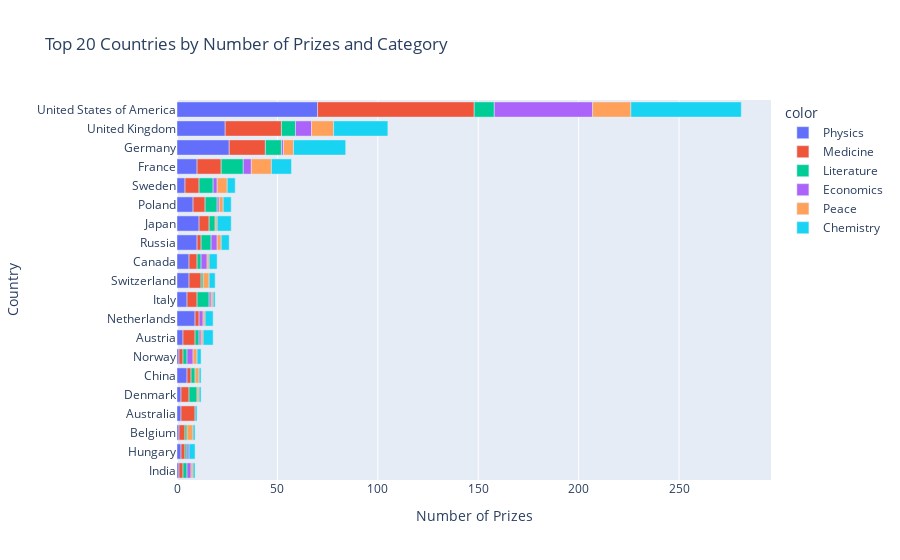

Notebook code for this chart:
### Code cell
merged_df = pd.merge(cat_country, top20_countries, on='birth_country_current')
# change column names
merged_df.columns = ['birth_country_current', 'category', 'cat_prize', 'total_prize'] 
merged_df.sort_values(by='total_prize', inplace=True)
cat_cntry_bar = px.bar(x=merged_df.cat_prize,
                       y=merged_df.birth_country_current,
                       color=merged_df.category,
                       orientation='h',
                       title='Top 20 Countries by Number of Prizes and Category')

cat_cntry_bar.update_layout(xaxis_title='Number of Prizes', 
                            yaxis_title='Country')
cat_cntry_bar.show()

### Figure 1 — Plotly figure (JSON) as saved in the notebook; plotly's stock layout.template omitted (floating-point values rounded to 4 significant figures)
{"data": [{"hovertemplate": "color=Physics<br>x=%{x}<br>y=%{y}<extra></extra>", "legendgroup": "Physics", "marker": {"color": "#636efa", "pattern": {"shape": ""}}, "name": "Physics", "orientation": "h", "showlegend": true, "textposition": "auto", "type": "bar", "x": [1, 2, 1, 2, 2, 5, 1, 3, 9, 5, 6, 6, 10, 11, 8, 4, 10, 26, 24, 70], "xaxis": "x", "y": ["India", "Hungary", "Belgium", "Australia", "Denmark", "China", "Norway", "Austria", "Netherlands", "Italy", "Switzerland", "Canada", "Russia", "Japan", "Poland", "Sweden", "France", "Germany", "United Kingdom", "United States of America"], "yaxis": "y"}, {"hovertemplate": "color=Medicine<br>x=%{x}<br>y=%{y}<extra></extra>", "legendgroup": "Medicine", "marker": {"color": "#EF553B", "pattern": {"shape": ""}}, "name": "Medicine", "orientation": "h", "showlegend": true, "textposition": "auto", "type": "bar", "x": [2, 2, 3, 7, 4, 2, 2, 2, 6, 5, 6, 4, 2, 5, 6, 7, 12, 18, 28, 78], "xaxis": "x", "y": ["Hungary", "India", "Belgium", "Australia", "Denmark", "China", "Norway", "Netherlands", "Austria", "Italy", "Switzerland", "Canada", "Russia", "Japan", "Poland", "Sweden", "France", "Germany", "United Kingdom", "United States of America"], "yaxis": "y"}, {"hovertemplate": "color=Literature<br>x=%{x}<br>y=%{y}<extra></extra>", "legendgroup": "Literature", "marker": {"color": "#00cc96", "pattern": {"shape": ""}}, "name": "Literature", "orientation": "h", "showlegend": true, "textposition": "auto", "type": "bar", "x": [2, 1, 1, 4, 2, 2, 2, 1, 6, 2, 5, 6, 3, 7, 11, 8, 7, 10], "xaxis": "x", "y": ["India", "Belgium", "Hungary", "Denmark", "Norway", "China", "Austria", "Switzerland", "Italy", "Canada", "Russia", "Poland", "Japan", "Sweden", "France", "Germany", "United Kingdom", "United States of America"], "yaxis": "y"}, {"hovertemplate": "color=Economics<br>x=%{x}<br>y=%{y}<extra></extra>", "legendgroup": "Economics", "marker": {"color": "#ab63fa", "pattern": {"shape": ""}}, "name": "Economics", "orientation": "h", "showlegend": true, "textposition": "auto", "type": "bar", "x": [2, 1, 3, 2, 1, 1, 3, 3, 1, 2, 4, 1, 8, 49], "xaxis": "x", "y": ["India", "Hungary", "Norway", "Netherlands", "Austria", "Italy", "Canada", "Russia", "Poland", "Sweden", "France", "Germany", "United Kingdom", "United States of America"], "yaxis": "y"}, {"hovertemplate": "color=Peace<br>x=%{x}<br>y=%{y}<extra></extra>", "legendgroup": "Peace", "marker": {"color": "#FFA15A", "pattern": {"shape": ""}}, "name": "Peace", "orientation": "h", "showlegend": true, "textposition": "auto", "type": "bar", "x": [3, 1, 2, 2, 1, 1, 1, 1, 3, 1, 2, 1, 2, 5, 10, 5, 11, 19], "xaxis": "x", "y": ["Belgium", "India", "Norway", "China", "Denmark", "Austria", "Netherlands", "Italy", "Switzerland", "Canada", "Russia", "Japan", "Poland", "Sweden", "France", "Germany", "United Kingdom", "United States of America"], "yaxis": "y"}, {"hovertemplate": "color=Chemistry<br>x=%{x}<br>y=%{y}<extra></extra>", "legendgroup": "Chemistry", "marker": {"color": "#19d3f3", "pattern": {"shape": ""}}, "name": "Chemistry", "orientation": "h", "showlegend": true, "textposition": "auto", "type": "bar", "x": [3, 1, 1, 1, 2, 1, 1, 4, 5, 1, 3, 4, 4, 7, 4, 4, 10, 26, 27, 55], "xaxis": "x", "y": ["Hungary", "Belgium", "India", "Australia", "Norway", "Denmark", "China", "Netherlands", "Austria", "Italy", "Switzerland", "Canada", "Russia", "Japan", "Poland", "Sweden", "France", "Germany", "United Kingdom", "United States of America"], "yaxis": "y"}], "layout": {"barmode": "relative", "legend": {"title": {"text": "color"}, "tracegroupgap": 0}, "title": {"text": "Top 20 Countries by Number of Prizes and Category"}, "xaxis": {"anchor": "y", "domain": [0, 1], "title": {"text": "Number of Prizes"}}, "yaxis": {"anchor": "x", "domain": [0, 1], "title": {"text": "Country"}}}}
